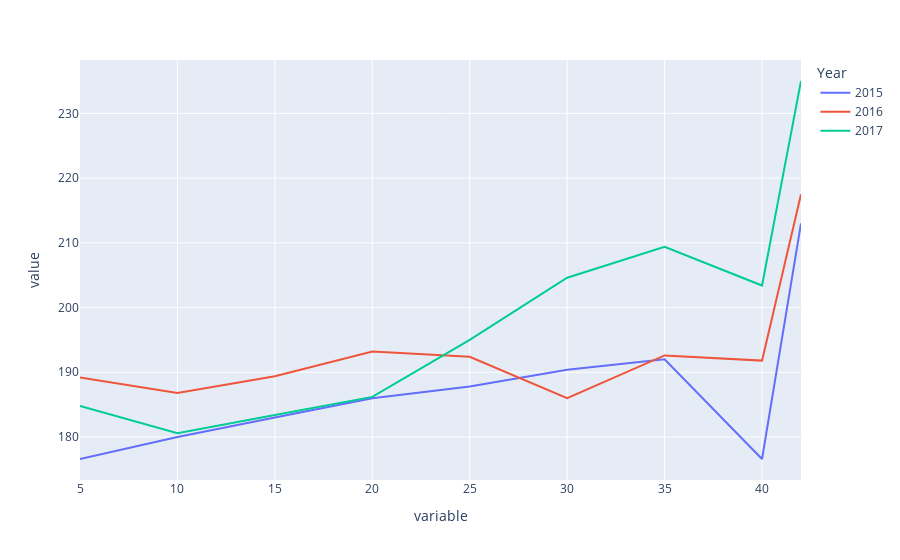

Notebook cell for this chart:
### Code cell
fig = px.line(Yemane_boston_sec_melt, y=Yemane_boston_sec_melt['value'], x=Yemane_boston_sec_melt['variable'], color='Year')

fig.show()

### Figure 1 — Plotly figure (JSON) as saved in the notebook; plotly's stock layout.template omitted (floating-point values rounded to 4 significant figures)
{"data": [{"hovertemplate": "Year=2015<br>variable=%{x}<br>value=%{y}<extra></extra>", "legendgroup": "2015", "line": {"color": "#636efa", "dash": "solid"}, "mode": "lines", "name": "2015", "orientation": "v", "showlegend": true, "type": "scatter", "x": [5, 10, 15, 20, 25, 30, 35, 40, 42], "xaxis": "x", "y": [176.6, 180, 183, 186, 187.8, 190.4, 192, 176.6, 213], "yaxis": "y"}, {"hovertemplate": "Year=2016<br>variable=%{x}<br>value=%{y}<extra></extra>", "legendgroup": "2016", "line": {"color": "#EF553B", "dash": "solid"}, "mode": "lines", "name": "2016", "orientation": "v", "showlegend": true, "type": "scatter", "x": [5, 10, 15, 20, 25, 30, 35, 40, 42], "xaxis": "x", "y": [189.2, 186.8, 189.4, 193.2, 192.4, 186, 192.6, 191.8, 217.5], "yaxis": "y"}, {"hovertemplate": "Year=2017<br>variable=%{x}<br>value=%{y}<extra></extra>", "legendgroup": "2017", "line": {"color": "#00cc96", "dash": "solid"}, "mode": "lines", "name": "2017", "orientation": "v", "showlegend": true, "type": "scatter", "x": [5, 10, 15, 20, 25, 30, 35, 40, 42], "xaxis": "x", "y": [184.8, 180.6, 183.4, 186.2, 195, 204.6, 209.4, 203.4, 235], "yaxis": "y"}], "layout": {"legend": {"title": {"text": "Year"}, "tracegroupgap": 0}, "margin": {"t": 60}, "xaxis": {"anchor": "y", "domain": [0, 1], "title": {"text": "variable"}}, "yaxis": {"anchor": "x", "domain": [0, 1], "title": {"text": "value"}}}}
